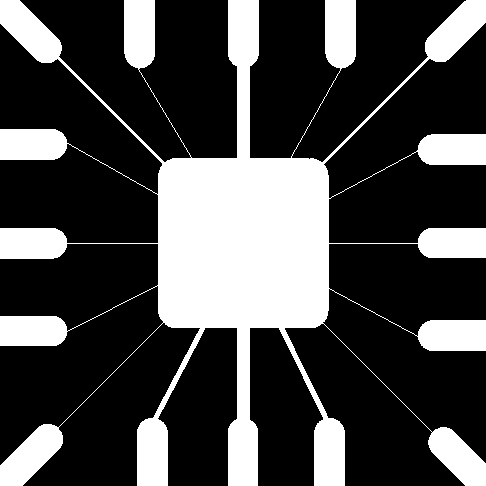
%> input picture lab9/morphology.tif, 486 x 486 px
$ octave Question3.m   (GNU Octave 9; MATLAB toolbox functions it lacks are replaced by stand-ins)
%> lines starting %> are read from the running program, lines starting %| are printed output that depends on the picture; in (x1, y1, x2, y2) boxes, pixels count from 0 and x2, y2 are one past the last pixel; in counts of white or black regions, pixels touching at a corner belong together; the program's own positions count from 1
%%
image = imread('morphology.tif');
%> image: size 486x486 logical; 28.1% white; 1 white region, box (x1, y1, x2, y2) and area: (0, 0, 486, 486) 66259
A = im2double(image);

Adash  = bitcmp(A);
subplot(1,3,1);
imshow(A);
title('Original')
%% A erosion B complement

B=[1 1 0];
C=padarray(A,[0 1],1);
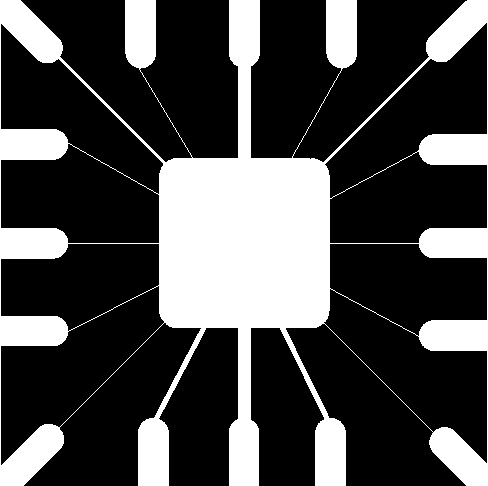
%> C: size 486x488 double; values 0 (black) and 1 (white), 28.3% white; 1 white region, box (x1, y1, x2, y2) and area: (0, 0, 488, 486) 67231
D=false(size(A));
for i=1:size(C,1)
    for j=1:size(C,2)-2
        L=C(i,j:j+2);

        K=find(B==1);
       if(L(K)==1)
        D(i,j)=1;
        end
    end
end
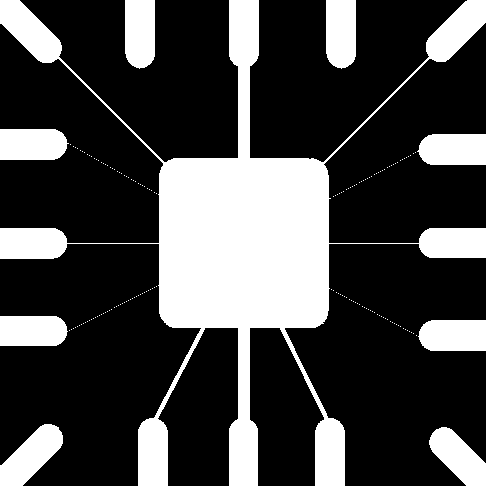
%> D: size 486x486 logical; 27.2% white; 170 white regions (161 under 20 px), largest, box (x1, y1, x2, y2) and area: (0, 0, 486, 486) 48275, (0, 424, 63, 486) 2133, (0, 129, 69, 160) 1981
lhs = 1-D(:,:);
subplot(1,3,2);
imshow(lhs);
title('(A⊖B)^C');

%% A complement dilate B transpose

A = 1-A(:,:);
B=[1 1 0;];

C=padarray(A,[0 3]);
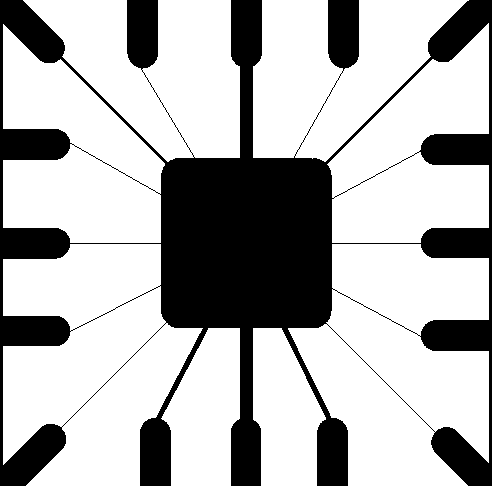
%> C: size 486x492 double; values 0 (black) and 1 (white), 71.1% white; 1 black region, box (x1, y1, x2, y2) and area: (0, 0, 492, 486) 69175
D=false(size(A));
for i=1:size(C,1)
    for j=1:size(C,2)-2
        D(i,j)=sum(B&C(i,j:j+2));
    end
end
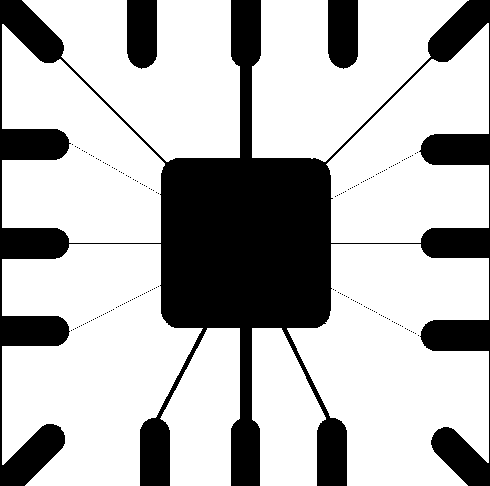
%> D: size 486x490 logical; 72.4% white; 164 black regions (161 under 20 px), largest, box (x1, y1, x2, y2) and area: (0, 0, 490, 486) 61797, (328, 0, 358, 69) 1941, (127, 0, 157, 69) 1940
subplot(1,3,3);
imshow(D);
title('A^C ⊕ˆB');
